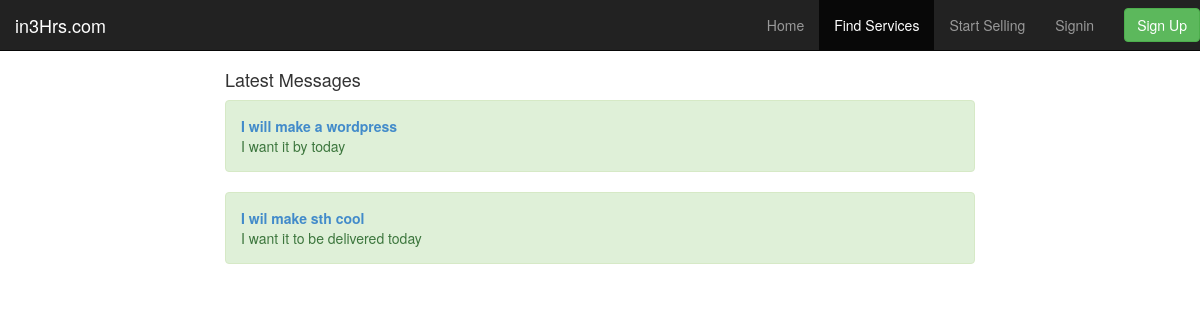
/public/message/index.php (signed in), run on the app's committed database.
### tables this page shows
CREATE TABLE IF NOT EXISTS `message` (
  `id` int(11) NOT NULL AUTO_INCREMENT,
  `thread` int(11) DEFAULT NULL,
  `user_id` int(11) DEFAULT NULL,
  `sender_id` int(11) DEFAULT NULL,
  `msg` text,
  `read_status` varchar(10) DEFAULT NULL,
  `timestamp` date DEFAULT NULL,
  PRIMARY KEY (`id`)
);

CREATE TABLE IF NOT EXISTS `thread` (
  `thread_id` int(11) NOT NULL AUTO_INCREMENT,
  `title` varchar(100) DEFAULT NULL,
  PRIMARY KEY (`thread_id`)
);

### public/message/index.php (called while the page is built, shortened)
<?php
include('../models/message.php');
$message = new message();
include 'list.html.php';
?>

### public/models/message.php (called while the page is built, shortened)
<?php
	class message{
		public function list_message_by_thread($user_id)
		{
			$con = create_connection();
			$sql_query = "SELECT * FROM message INNER JOIN thread ON message.thread=thread.thread_id WHERE user_id='".$user_id."' GROUP BY message.user_id, message.sender_id, message.thread";
			$list = mysqli_query($con,$sql_query) or die("Couldn't Execute Query");
			while($row = mysqli_fetch_array($list)){
				$data[]=array('user_id'=>$row['user_id'],'sender_id'=>$row['sender_id'],'thread'=>$row['thread'],'msg'=>$row['msg'],'read_status'=>$row['read_status'], 'title'=>$row['title']);
			}
			return $data;
		}
	}
?>

### public/message/list.html.php (the view, shortened to what this page needs)
<!doctype html>
<html>
<head>
</head>
<body>
	<?php
	$threads=$message->list_message_by_thread($_SESSION['userid']);
	?>
</body>
</html>
<!DOCTYPE html>
<html lang="en">
  <head>
    <link href="../css/lib/bootstrap.css" rel="stylesheet">
  </head>
  <body>
  <nav class="navbar navbar-inverse navbar-fixed-top" role="navigation">
    <div class="container-fluid">
      <div class="navbar-header">
        <a class="navbar-brand" href="/v2/src/">in3Hrs.com</a>
      </div>
      <div class="collapse navbar-collapse" id="app-navbar-collapse">
        <ul class="nav navbar-nav navbar-right">
        <li><a href="index.php">Home</a></li>
        <li class="active"><a href="categories.php">Find Services</a></li>
        <li><a href="#">Start Selling</a></li>
        <li><a href="login.php">Signin</a></li>
        <li>
          <form class="navbar-form navbar-right" role="form" action="signup.php">
            <button type="submit" class="btn btn-success">Sign Up</button>
          </form>
        </li>
      </ul>
      </div>
    </div>
  </nav>
  <div class="container" style="margin-top:60px;">
    <div class="row">
      <div class="col-md-8 col-md-offset-2">
      <h4>Latest Messages</h4>
      <?php
      foreach($threads as $thread){
		?>
        <div class="alert alert-success">
            <a href='?t=<?php echo $thread['thread']; ?>'>
            <strong><?php echo $thread['title']."</br>" ?></strong></a>
            <span><?php echo $thread['msg']; ?>
        </div>
        <?php } ?>
       </div>
    </div>
  </div>
</body>
</html>

### data on the page
message: thread.title "I will make a wordpress", msg "I want it by today"
message: thread.title "I wil make sth cool", msg "I want it to be delivered today"
